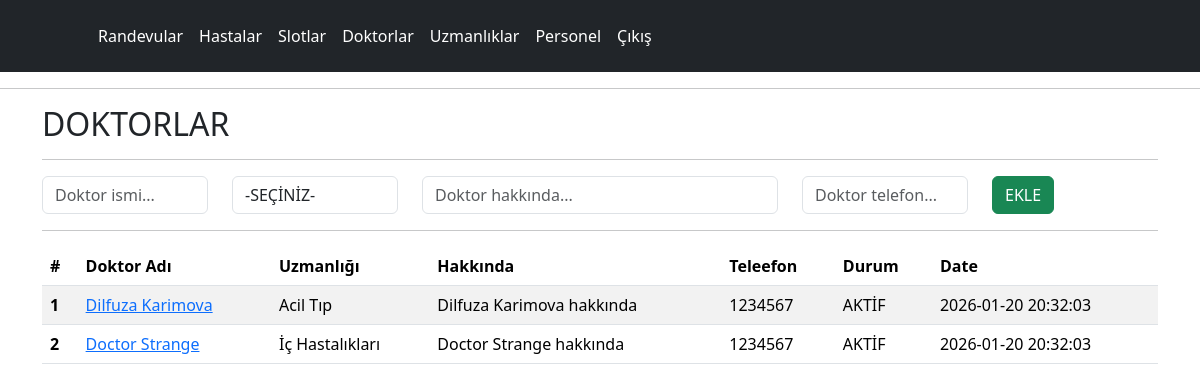
The app's page /php/panel/doktorlar.php with its own data.
### tables this page shows
CREATE TABLE IF NOT EXISTS `doctor` (  
	`id`			INT NOT NULL PRIMARY KEY AUTO_INCREMENT,  
	`name`			VARCHAR(50) NOT NULL,  
	`specialization`	INT NOT NULL,
	`description`	VARCHAR(200) NULL,
	`phone`			VARCHAR(50) NULL,
	`profilephoto`	VARCHAR(200) NULL,
	`status`		TINYINT NOT NULL,
	`createdtime`	TIMESTAMP NOT NULL DEFAULT CURRENT_TIMESTAMP(),  
	UNIQUE (`name`)  
);

CREATE TABLE IF NOT EXISTS `specialization` (
	`id`			INT NOT NULL PRIMARY KEY AUTO_INCREMENT,
	`specialization`	VARCHAR(50) NOT NULL,	
	`description`	VARCHAR(200) NULL,
	`status`		TINYINT NOT NULL,
	`createdtime`	TIMESTAMP NOT NULL DEFAULT CURRENT_TIMESTAMP(),
	UNIQUE (`specialization`)
);

### php/panel/doktorlar.php (the view, shortened to what this page needs)
<?PHP
	require_once("inc_config.php");
?>
<html>
	<head>
		<link href="https://cdn.jsdelivr.net/npm/bootstrap@5.3.8/dist/css/bootstrap.min.css" rel="stylesheet">
	</head>
	<body>
	<?PHP include("inc_header.php");?>
	<hr>
	<div class="container">
	<h2>DOKTORLAR</h2>
	<hr>
		<form action="actions.php" method="post">
			<div class="row">
				<div class="col col-md-2">
					<input type="text" name="name" id="name" placeholder="Doktor ismi..." class="form-control">
				</div>
				<div class="col col-md-2">
					<select name="specialization" required class="form-control">
						<option value="">-SEÇİNİZ-</option>
					</select>
				</div>
				<div class="col col-md-4">
					<input type="text" name="description" id="description" require placeholder="Doktor hakkında..." class="form-control" required>
				</div>
				<div class="col col-md-2">
					<input type="phone" name="phone" id="phone" require placeholder="Doktor telefon..." class="form-control" required>
				</div>
				<div class="col col-md-2">
					<button type="submit" class="btn btn-success">EKLE</button>
				</div>
			</div>
			</form>
	<hr>
	<table class="table table-striped  table-hover">
		<thead>
			<tr>
			<th scope="col">#</th>
			<th scope="col">Doktor Adı</th>
			<th scope="col">Uzmanlığı</th>
			<th scope="col">Hakkında</th>
			<th scope="col">Teleefon</th>
			<th scope="col">Durum</th>
			<th scope="col">Date</th>
			</tr>
		</thead>
		<tbody>
<?PHP
$myQuery = "select d.*, s.specialization from doctor as d inner join specialization as s on s.id=d.specialization";
$result = $mysqli->query($myQuery);
?>
<?PHP while($rs = mysqli_fetch_array($result)){?>
			<tr>
				<th scope="row"><?=$rs['id'];?></th>
				<td><a href="doktor.php?id=<?=$rs['id'];?>"><?PHP echo $rs['name'];?></a></td>
				<td><?=$rs['specialization'];?></td>
				<td><?=$rs['description'];?></td>
				<td><?=$rs['phone'];?></td>
				<td><?=$rs['status']?"AKTİF":"PASİF";?></td>
				<td><?=$rs['createdtime'];?></td>
			</tr>
<?PHP } ?>
		</tbody>
	</table>
	</body>
</html>

### php/panel/inc_header.php
<header class="p-3 text-bg-dark">
	<div class="container">
		<div class="d-flex flex-wrap align-items-center justify-content-center justify-content-lg-start">
			<a href="/" class="d-flex align-items-center mb-2 mb-lg-0 text-white text-decoration-none">
				<svg class="bi me-2" width="40" height="32" role="img" aria-label="Bootstrap">
					<use xlink:href="#bootstrap"></use></svg>
			</a>
			<ul class="nav col-12 col-lg-auto me-lg-auto mb-2 justify-content-center mb-md-0">
				<li><a href="randevular.php" class="nav-link px-2 text-white">Randevular</a></li>
				<li><a href="hastalar.php" class="nav-link px-2 text-white">Hastalar</a></li>
				<li><a href="slotlar.php" class="nav-link px-2 text-white">Slotlar</a></li>
				<li><a href="doktorlar.php" class="nav-link px-2 text-white">Doktorlar</a></li>
				<li><a href="uzmanliklar.php" class="nav-link px-2 text-white">Uzmanlıklar</a></li>
				<li><a href="personel.php" class="nav-link px-2 text-white">Personel</a></li>
				<li><a href="logout.php" class="nav-link px-2 text-white">Çıkış</a></li>
			</ul>
		</div>
	</div>
</header>

### records on screen
doctor: id "1", name "Dilfuza Karimova", specialization.specialization "Acil Tıp", description "Dilfuza Karimova hakkında", phone "1234567", status "AKTİF", createdtime "2026-01-20 20:32:03"
doctor: id "2", name "Doctor Strange", specialization.specialization "İç Hastalıkları", description "Doctor Strange hakkında", phone "1234567", status "AKTİF", createdtime "2026-01-20 20:32:03"
